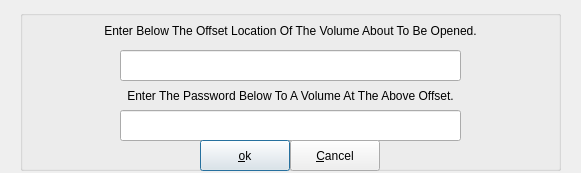
<?xml version="1.0" encoding="UTF-8"?>
<ui version="4.0">
 <class>deviceOffset</class>
 <widget class="QDialog" name="deviceOffset">
  <property name="geometry">
   <rect>
    <x>0</x>
    <y>0</y>
    <width>581</width>
    <height>173</height>
   </rect>
  </property>
  <property name="windowTitle">
   <string/>
  </property>
  <widget class="QGroupBox" name="groupBox">
   <property name="geometry">
    <rect>
     <x>20</x>
     <y>10</y>
     <width>541</width>
     <height>161</height>
    </rect>
   </property>
   <property name="toolTip">
    <string>location could be in sectors if the entry is made up of only digits
or in bytes if the entry ends with &quot;b&quot;
or in kilobytes if the entry ends with &quot;k&quot;
or in megabytes if the entry ends with &quot;m&quot;
or in terabytes if the entry ends with &quot;t&quot;</string>
   </property>
   <property name="title">
    <string/>
   </property>
   <widget class="QLabel" name="label">
    <property name="geometry">
     <rect>
      <x>0</x>
      <y>0</y>
      <width>541</width>
      <height>41</height>
     </rect>
    </property>
    <property name="toolTip">
     <string/>
    </property>
    <property name="text">
     <string>Enter Below The Offset Location Of The Volume About To Be Opened.</string>
    </property>
    <property name="alignment">
     <set>Qt::AlignCenter</set>
    </property>
    <property name="wordWrap">
     <bool>true</bool>
    </property>
   </widget>
   <widget class="QLineEdit" name="lineEdit">
    <property name="geometry">
     <rect>
      <x>100</x>
      <y>40</y>
      <width>341</width>
      <height>31</height>
     </rect>
    </property>
    <property name="echoMode">
     <enum>QLineEdit::Password</enum>
    </property>
   </widget>
   <widget class="QLabel" name="label_2">
    <property name="geometry">
     <rect>
      <x>0</x>
      <y>70</y>
      <width>541</width>
      <height>31</height>
     </rect>
    </property>
    <property name="text">
     <string>Enter The Password Below To A Volume At The Above Offset.</string>
    </property>
    <property name="alignment">
     <set>Qt::AlignCenter</set>
    </property>
   </widget>
   <widget class="QLineEdit" name="lineEditKey">
    <property name="geometry">
     <rect>
      <x>100</x>
      <y>100</y>
      <width>341</width>
      <height>31</height>
     </rect>
    </property>
    <property name="echoMode">
     <enum>QLineEdit::Password</enum>
    </property>
   </widget>
   <widget class="QPushButton" name="pbOK">
    <property name="geometry">
     <rect>
      <x>180</x>
      <y>130</y>
      <width>90</width>
      <height>31</height>
     </rect>
    </property>
    <property name="text">
     <string>&amp;ok</string>
    </property>
   </widget>
   <widget class="QPushButton" name="pbCancel">
    <property name="geometry">
     <rect>
      <x>270</x>
      <y>130</y>
      <width>90</width>
      <height>31</height>
     </rect>
    </property>
    <property name="text">
     <string>&amp;Cancel</string>
    </property>
   </widget>
  </widget>
 </widget>
 <resources/>
 <connections/>
</ui>
